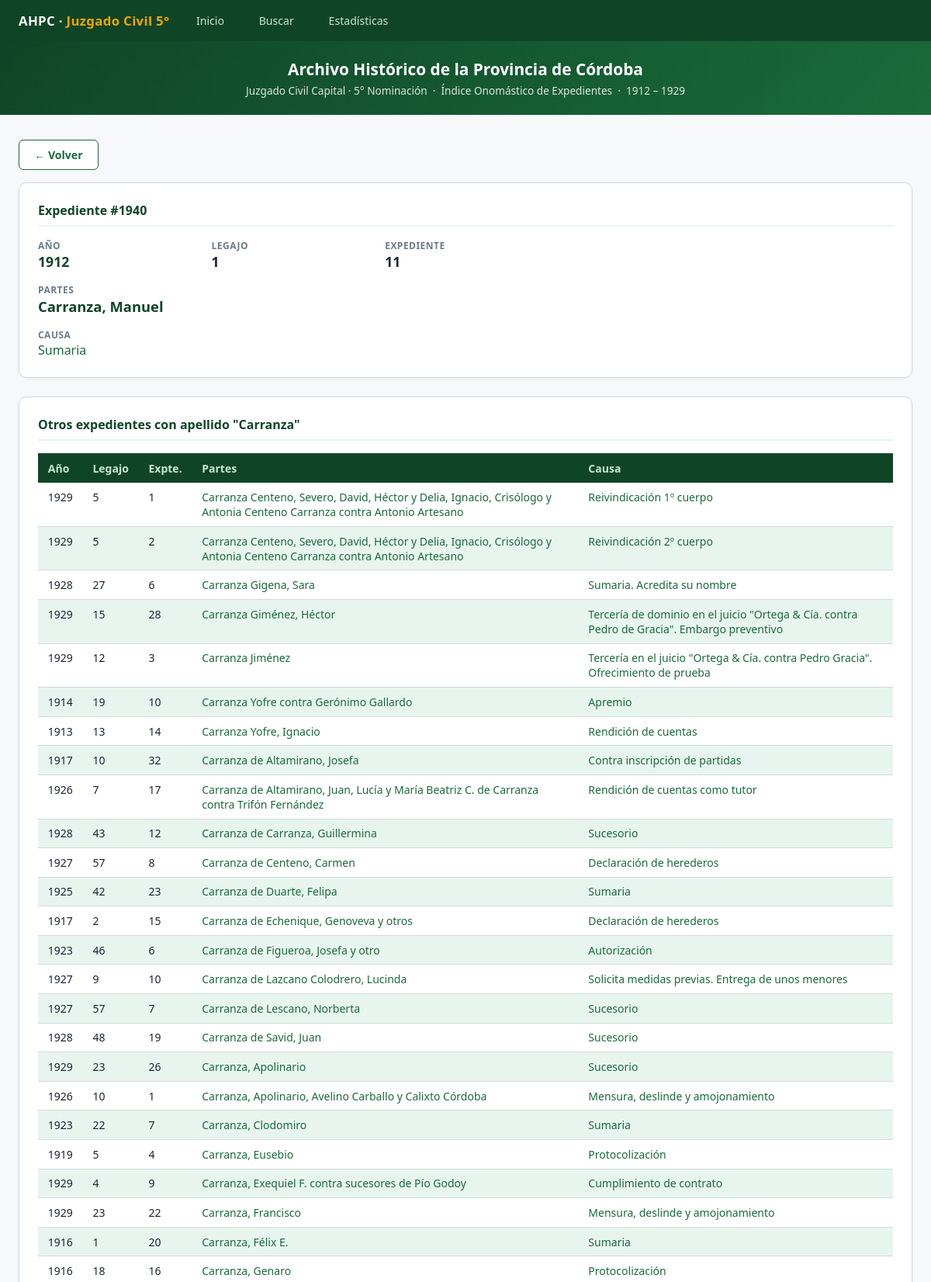
The page /detalle/1940 (upper part) on the database its author committed.
### tables this page shows
CREATE TABLE registros (
    id INTEGER PRIMARY KEY AUTOINCREMENT,
    anio INTEGER,
    legajo TEXT,
    expediente TEXT,
    partes TEXT,
    causa TEXT
);

### app.py (the view)
@app.route('/detalle/<int:rid>')
def detalle(rid):
    rows = query("SELECT * FROM registros WHERE id = ?", (rid,))
    if not rows:
        return "Registro no encontrado", 404
    reg = dict(rows[0])
    apellido = reg['partes'].split(',')[0].strip() if reg['partes'] else ''
    otros_partes = []
    if apellido:
        otros_partes = query("""SELECT id, anio, legajo, expediente, partes, causa
                                FROM registros WHERE partes LIKE ? AND id != ?
                                ORDER BY partes ASC, anio ASC LIMIT 50""",
                             (f"{apellido}%", rid))
    return render_template('detalle.html', reg=reg,
                           otros_partes=[dict(r) for r in otros_partes],
                           apellido=apellido)

### app.py (called while the page is built)
def get_db():
    conn = sqlite3.connect(DB_PATH)
    conn.row_factory = sqlite3.Row
    return conn

def query(sql, params=()):
    conn = get_db()
    cur = conn.cursor()
    cur.execute(sql, params)
    rows = cur.fetchall()
    conn.close()
    return rows

### templates/detalle.html (shortened to what this page needs)
{% extends 'base.html' %}
{% block content %}
<main>
  <div style="margin-bottom:1rem">
    <a href="javascript:history.back()" class="btn btn-secondary">← Volver</a>
  </div>
  <div class="card">
    <h2>Expediente #{{ reg.id }}</h2>
    <div style="display:grid;grid-template-columns:repeat(auto-fit,minmax(200px,1fr));gap:1rem;margin-top:.5rem">
      <div>
        <div style="font-size:.75rem;color:var(--muted);font-weight:600;text-transform:uppercase;letter-spacing:.04em">Año</div>
        <div style="font-size:1.1rem;font-weight:700;color:var(--verde-dark)">{{ reg.anio or '—' }}</div>
      </div>
      <div>
        <div style="font-size:.75rem;color:var(--muted);font-weight:600;text-transform:uppercase;letter-spacing:.04em">Legajo</div>
        <div style="font-size:1.1rem;font-weight:700">{{ reg.legajo or '—' }}</div>
      </div>
      <div>
        <div style="font-size:.75rem;color:var(--muted);font-weight:600;text-transform:uppercase;letter-spacing:.04em">Expediente</div>
        <div style="font-size:1.1rem;font-weight:700">{{ reg.expediente or '—' }}</div>
      </div>
      <div style="grid-column:1/-1">
        <div style="font-size:.75rem;color:var(--muted);font-weight:600;text-transform:uppercase;letter-spacing:.04em">Partes</div>
        <div style="font-size:1.15rem;font-weight:700;color:var(--verde-dark)">{{ reg.partes or '—' }}</div>
      </div>
      <div style="grid-column:1/-1">
        <div style="font-size:.75rem;color:var(--muted);font-weight:600;text-transform:uppercase;letter-spacing:.04em">Causa</div>
        <div style="font-size:1rem">
          {% if reg.causa %}
          <a href="/causa/{{ reg.causa|urlencode }}">{{ reg.causa }}</a>
          {% else %}—{% endif %}
        </div>
      </div>
    </div>
  </div>
  {% if otros_partes %}
  <div class="card">
    <h2>Otros expedientes con apellido "{{ apellido }}"</h2>
    <div class="tbl-wrap">
      <table>
        <thead><tr><th>Año</th><th>Legajo</th><th>Expte.</th><th>Partes</th><th>Causa</th></tr></thead>
        <tbody>
          {% for r in otros_partes %}
          <tr>
            <td>{{ r.anio or '' }}</td>
            <td>{{ r.legajo or '' }}</td>
            <td>{{ r.expediente or '' }}</td>
            <td><a href="/detalle/{{ r.id }}">{{ r.partes or '' }}</a></td>
            <td><a href="/causa/{{ r.causa|urlencode }}">{{ r.causa or '' }}</a></td>
          </tr>
          {% endfor %}
        </tbody>
      </table>
    </div>
  </div>
  {% endif %}
</main>
{% endblock %}

### templates/base.html (style rules this page uses)
:root { --verde:#1a6b3a;--verde-dark:#0f4526;--verde-light:#e8f5ee; --verde-mid:#2d9957;--acento:#f0a500; --gris:#f7f8fa;--borde:#d1d9e0;--texto:#1a2433;--muted:#6b7a8d; }
* { box-sizing:border-box;margin:0;padding:0 }
body { font-family:'Segoe UI',system-ui,sans-serif;color:var(--texto);background:var(--gris);min-height:100vh }
a { color:var(--verde);text-decoration:none }
main { max-width:1200px;margin:2rem auto;padding:0 1.5rem }
.card { background:#fff;border:1px solid var(--borde);border-radius:10px;padding:1.5rem;margin-bottom:1.5rem;box-shadow:0 1px 4px rgba(0,0,0,.05) }
.card h2 { font-size:1rem;font-weight:700;color:var(--verde-dark);margin-bottom:1rem;padding-bottom:.5rem;border-bottom:2px solid var(--verde-light) }
.tbl-wrap { overflow-x:auto }
table { width:100%;border-collapse:collapse;font-size:.875rem }
thead th { background:var(--verde-dark);color:#c8e6d4;padding:.6rem .8rem;text-align:left;font-weight:600;white-space:nowrap }
tbody tr { border-bottom:1px solid var(--borde) }
tbody tr:nth-child(even) { background:var(--verde-light) }
td { padding:.55rem .8rem;vertical-align:top }
td a { color:var(--verde) }
.btn { display:inline-flex;align-items:center;gap:.4rem;padding:.55rem 1.2rem;border-radius:6px;font-size:.88rem;font-weight:600;cursor:pointer;border:none;transition:background .15s,transform .1s }
.btn-secondary { background:#fff;color:var(--verde);border:1px solid var(--verde) }

### rows shown on the page
registros: id "1940", anio "1912", legajo "1", expediente "11", partes "Carranza, Manuel", causa "Sumaria"
registros: anio "1929", legajo "5", expediente "1", partes "Carranza Centeno, Severo, David, Héctor y Delia, Ignacio, Crisólogo y Antonia Centeno Carranza contra Antonio Artesano", causa "Reivindicación 1º cuerpo"
registros: anio "1929", legajo "5", expediente "2", partes "Carranza Centeno, Severo, David, Héctor y Delia, Ignacio, Crisólogo y Antonia Centeno Carranza contra Antonio Artesano", causa "Reivindicación 2º cuerpo"
registros: anio "1928", legajo "27", expediente "6", partes "Carranza Gigena, Sara", causa "Sumaria. Acredita su nombre"
registros: anio "1929", legajo "15", expediente "28", partes "Carranza Giménez, Héctor", causa "Tercería de dominio en el juicio \"Ortega & Cía. contra Pedro de Gracia\". Embargo preventivo"
registros: anio "1929", legajo "12", expediente "3", partes "Carranza Jiménez", causa "Tercería en el juicio \"Ortega & Cía. contra Pedro Gracia\". Ofrecimiento de prueba"
registros: anio "1914", legajo "19", expediente "10", partes "Carranza Yofre contra Gerónimo Gallardo", causa "Apremio"
registros: anio "1913", legajo "13", expediente "14", partes "Carranza Yofre, Ignacio", causa "Rendición de cuentas"
registros: anio "1917", legajo "10", expediente "32", partes "Carranza de Altamirano, Josefa", causa "Contra inscripción de partidas"
registros: anio "1926", legajo "7", expediente "17", partes "Carranza de Altamirano, Juan, Lucía y María Beatriz C. de Carranza contra Trifón Fernández", causa "Rendición de cuentas como tutor"
registros: anio "1928", legajo "43", expediente "12", partes "Carranza de Carranza, Guillermina", causa "Sucesorio"
registros: anio "1927", legajo "57", expediente "8", partes "Carranza de Centeno, Carmen", causa "Declaración de herederos"
registros: anio "1925", legajo "42", expediente "23", partes "Carranza de Duarte, Felipa", causa "Sumaria"
registros: anio "1917", legajo "2", expediente "15", partes "Carranza de Echenique, Genoveva y otros", causa "Declaración de herederos"
registros: anio "1923", legajo "46", expediente "6", partes "Carranza de Figueroa, Josefa y otro", causa "Autorización"
registros: anio "1927", legajo "9", expediente "10", partes "Carranza de Lazcano Colodrero, Lucinda", causa "Solicita medidas previas. Entrega de unos menores"
registros: anio "1927", legajo "57", expediente "7", partes "Carranza de Lescano, Norberta", causa "Sucesorio"
registros: anio "1928", legajo "48", expediente "19", partes "Carranza de Savid, Juan", causa "Sucesorio"
registros: anio "1929", legajo "23", expediente "26", partes "Carranza, Apolinario", causa "Sucesorio"
registros: anio "1926", legajo "10", expediente "1", partes "Carranza, Apolinario, Avelino Carballo y Calixto Córdoba", causa "Mensura, deslinde y amojonamiento"
registros: anio "1923", legajo "22", expediente "7", partes "Carranza, Clodomiro", causa "Sumaria"
registros: anio "1919", legajo "5", expediente "4", partes "Carranza, Eusebio", causa "Protocolización"
registros: anio "1929", legajo "4", expediente "9", partes "Carranza, Exequiel F. contra sucesores de Pío Godoy", causa "Cumplimiento de contrato"
registros: anio "1929", legajo "23", expediente "22", partes "Carranza, Francisco", causa "Mensura, deslinde y amojonamiento"
registros: anio "1916", legajo "1", expediente "20", partes "Carranza, Félix E.", causa "Sumaria"
registros: anio "1916", legajo "18", expediente "16", partes "Carranza, Genaro", causa "Protocolización"

### other values the page prints
{{ apellido }} "Carranza"
